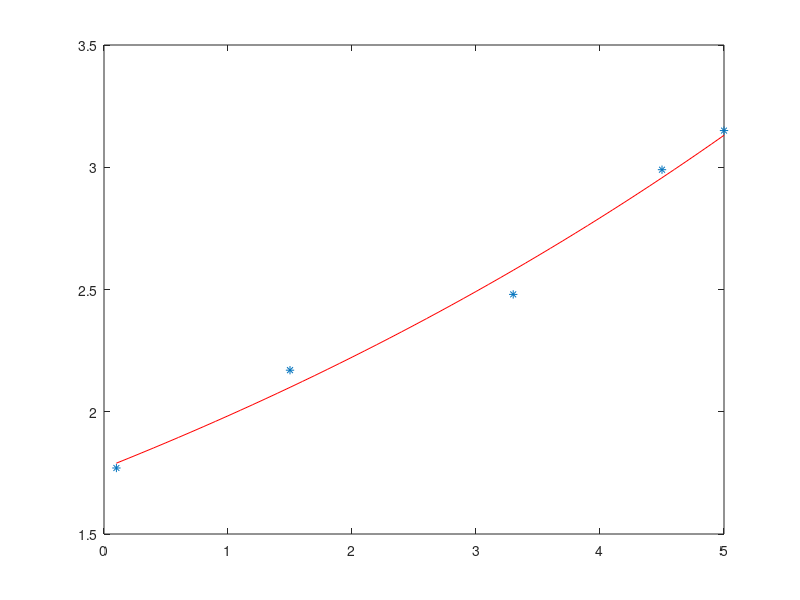

This figure's MATLAB source:
clear
clc
x = [0.1 1.5 3.3 4.5 5];
y = [1.77 2.17 2.48 2.99 3.15];
% z = ln(y) e z = ln(a) + bx  => a*e^(bx) = y

z = log(y);
n = length(x);
m = 1; % grau

xmin = x(1);
xmax = x(n);
x_func = [xmin:0.1:xmax];
n_func = length(x_func);


for i = 1:m+1
    for j = i:m+1
        a(i,j) = 0;
        for k = 1:n
            a(i,j) = a(i,j) + (x(k)^(j-1) * x(k)^(i-1));
        end
        a(j,i) = a(i,j);
    end
    
    b(i) = 0;
    for k = 1:n
       b(i) = b(i) + (z(k) * x(k)^(i-1)); 
    end
end

a
b
c = a\b'
% tem que achar o a que eh o log de alguma coisa
t = exp(c(1))



% 
for i = 1:n_func
   g(i) = t*exp(c(2)*x_func(i)); 
end
g;


plot(x, y, '*');
hold on
plot(x_func, g, 'r');
